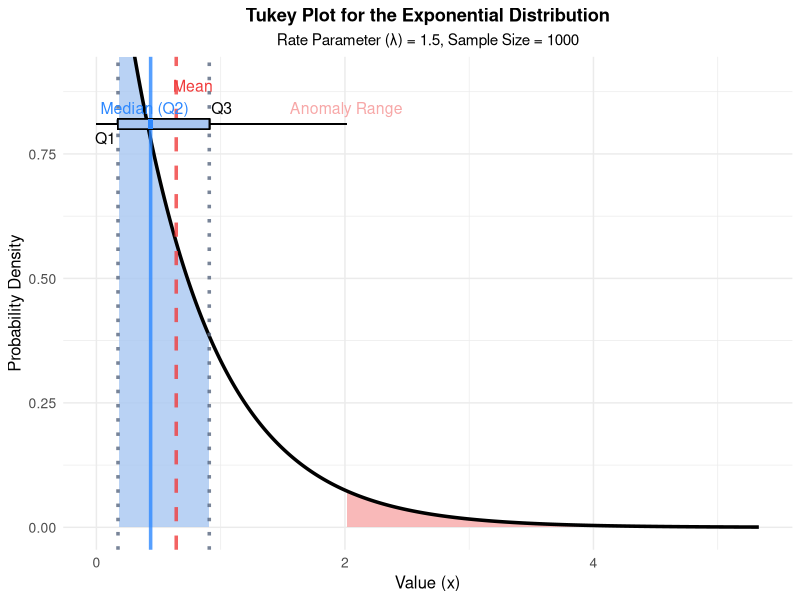

Reproduce this figure in R.
## ---- chunk 1
# This R script generates a Tukey plot for the exponential distribution.
# It uses ggplot2 to combine a probability density function (PDF)
# with an annotated boxplot to visualize key statistical measures.

# Load necessary libraries.
# If you don't have them installed, run:
# install.packages(c("ggplot2", "dplyr"))
library(ggplot2)
library(dplyr)

# --- 1. Set Parameters and Simulate Data ---
# Set a random seed for reproducibility.
set.seed(42)

# Define the rate parameter (lambda) for the exponential distribution.
# The mean of the distribution is 1/lambda.
lambda <- 1.5

# Define the number of random variates to simulate.
n <- 1000

# Simulate exponentially distributed random numbers using the quantile function.
# This demonstrates the inverse transform sampling method.
# We first generate uniform random numbers from 0 to 1, and then
# transform them using the qexp() function.
uniform_random_numbers <- runif(n)
exponential_data <- qexp(uniform_random_numbers, rate = lambda)

# --- 2. Calculate Key Statistics ---
# Calculate the quartiles and median using the quantile() function.
q1 <- quantile(exponential_data, 0.25)
median_val <- quantile(exponential_data, 0.50)
q3 <- quantile(exponential_data, 0.75)

# Calculate the mean of the simulated data.
mean_val <- mean(exponential_data)

# Calculate the interquartile range (IQR).
iqr_val <- q3 - q1

# Calculate the Tukey upper fence for outlier detection.
# Outliers are values greater than Q3 + 1.5 * IQR.
tukey_upper_fence <- q3 + 1.5 * iqr_val

# --- 3. Create Dataframes for Plotting ---
# Create a data frame for the PDF curve.
# We generate a sequence of x-values and their corresponding density values.
pdf_df <- data.frame(
  x = seq(0, max(exponential_data) + 1, length.out = 500),
  y = dexp(seq(0, max(exponential_data) + 1, length.out = 500), rate = lambda)
)

# --- 4. Generate the Tukey Plot with ggplot2 ---
# Define a y-offset for the boxplot to place it above the PDF.
boxplot_y_offset <- 0.8

# Create the plot
tukey_plot <- ggplot(data = pdf_df, aes(x = x, y = y)) +
  # --- Add shaded areas to the plot ---
  # Shade the interquartile range (IQR).
  geom_area(data = subset(pdf_df, x >= q1 & x <= q3),
            aes(x = x, y = y), fill = "#A8C6F1", alpha = 0.8) +
  # Shade the outlier region (past the Tukey upper fence).
  geom_area(data = subset(pdf_df, x >= tukey_upper_fence),
            aes(x = x, y = y), fill = "#F7A8A8", alpha = 0.8) +
  # Add the PDF line.
  geom_line(color = "black", linewidth = 1.2) +
  
  # --- Add vertical lines from the x-axis to the PDF ---
  # Vertical line for the median (Q2).
  geom_vline(xintercept = median_val, color = "#2D88FF",
             linetype = "solid", linewidth = 1.2, alpha = 0.8) +
  # Vertical line for the mean.
  geom_vline(xintercept = mean_val, color = "#F03C3C",
             linetype = "dashed", linewidth = 1.2, alpha = 0.8) +
  # Vertical lines for Q1 and Q3.
  geom_vline(xintercept = c(q1, q3), color = "#56657F",
             linetype = "dotted", linewidth = 1.2, alpha = 0.8) +
  
  # --- Add the boxplot and its components above the PDF ---
  # Box (representing the IQR).
  geom_rect(aes(xmin = q1, xmax = q3, ymin = boxplot_y_offset,
                ymax = boxplot_y_offset + 0.02),
            fill = "#A8C6F1", color = "black") +
  # Median line on the box.
  geom_segment(aes(x = median_val, xend = median_val, y = boxplot_y_offset,
                   yend = boxplot_y_offset + 0.02),
               color = "#2D88FF", linewidth = 1.5) +
  # Whiskers
  geom_segment(aes(x = 0, xend = q1, y = boxplot_y_offset + 0.01,
                   yend = boxplot_y_offset + 0.01)) +
  geom_segment(aes(x = q3, xend = tukey_upper_fence, y = boxplot_y_offset + 0.01,
                   yend = boxplot_y_offset + 0.01)) +
  
  # --- Add annotations for key statistics ---
  annotate("text", x = q1 - 0.1, y = boxplot_y_offset - 0.03, label = "Q1",
           hjust = 0.5, vjust = 0, size = 4) +
  annotate("text", x = median_val - 0.05, y = boxplot_y_offset + 0.03, label = "Median (Q2)",
           hjust = 0.5, vjust = 0, size = 4, color = "#2D88FF") +
  annotate("text", x = q3 + 0.1, y = boxplot_y_offset + 0.03, label = "Q3",
           hjust = 0.5, vjust = 0, size = 4) +
  annotate("text", x = mean_val + 0.135, y = boxplot_y_offset + 0.075, label = "Mean",
           hjust = 0.5, vjust = 0, size = 4, color = "#F03C3C") +
  annotate("text", x = (q1 + q3) / 2, y = boxplot_y_offset + 0.16, label = "IQR Range",
           hjust = 0.5, vjust = 0, size = 4, color = "black") +
  annotate("text", x = tukey_upper_fence, y = boxplot_y_offset + 0.03, label = "Anomaly Range",
           hjust = 0.5, vjust = 0, size = 4, color = "#F7A8A8") +
  
  # --- Add labels and formatting ---
  labs(
    title = "Tukey Plot for the Exponential Distribution",
    subtitle = paste0("Rate Parameter (\u03bb) = ", lambda, ", Sample Size = ", n),
    x = "Value (x)",
    y = "Probability Density"
  ) +
  # Set the y-axis limits to accommodate the new boxplot and annotations
  coord_cartesian(ylim = c(0, boxplot_y_offset + 0.1)) +
  theme_minimal() +
  theme(
    plot.title = element_text(hjust = 0.5, face = "bold"),
    plot.subtitle = element_text(hjust = 0.5),
    axis.title = element_text(size = 12),
    axis.text = element_text(size = 10)
  )

# Print the final plot.
print(tukey_plot)
